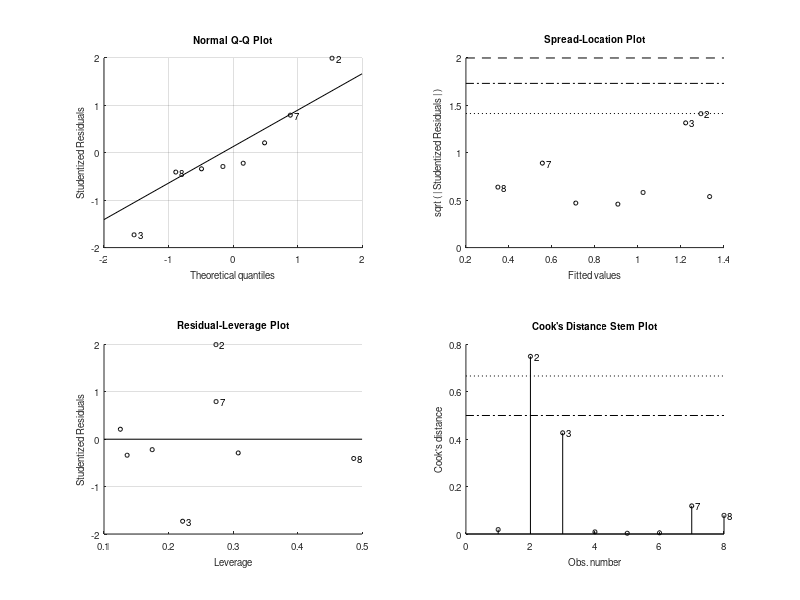
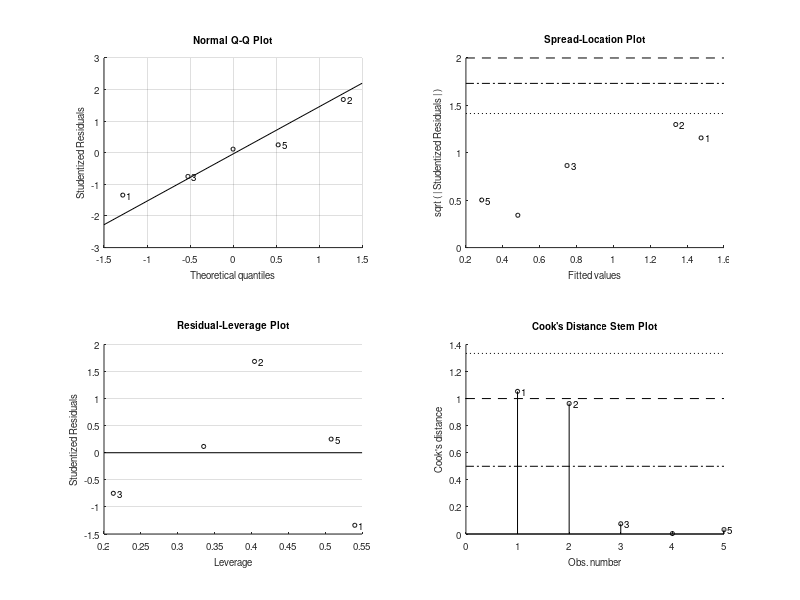

Here is the MATLAB script that generated these plots, in order: (Note: this script raises an error after producing the figures.)
clear alex taylor

taylor(:,1) = [571731.48;577258.98;580978.1;587346.4;591126.5;597353.2;601796.1;608101];
taylor(:,2) = [6737517.35;6733918.68;6730286.9;6730436.4;6724959.2;6730694.1;6734532.2;6736574.4];
taylor(:,3) = [2620;2640;2380;2225;2070;1915;1765;1615];
taylor(:,4) = [3.2;3.7;2.6;2.7;2.4;1.78;1.65;0.91];
taylor(:,5) = [0.407;0.409;0.394;0.364;0.388;0.385;0.390;0.342];
taylor(:,6) = [1.302;1.513;1.024;0.983;0.932;0.685;0.643;0.311];

alex(:,1) = [566453.4;570077.4;595349.9;601424.8;605031];
alex(:,2) = [6727621.2;6732429.7;6741065.2;6753607.6;6762717.2];
alex(:,3) = [2610;2730;2321;2472;2434];
alex(:,6) = [1.30;1.59;0.62;0.50;0.32];
  %  alex = alex(3:end,:);

%% Distance from Divide Regression
% Dt = sqrt((taylor(:,1)-taylor(1,1)).^2+(taylor(:,2)-taylor(1,2)).^2)/1000;
% Da = sqrt((alex(:,1)-taylor(1,1)).^2+(alex(:,2)-taylor(1,2)).^2)/1000;
Dt = sqrt((taylor(:,1)-alex(1,1)).^2+(taylor(:,2)-alex(1,2)).^2)/1000;
Da = sqrt((alex(:,1)-alex(1,1)).^2+(alex(:,2)-alex(1,2)).^2)/1000;

LMt = fitlm(Dt,taylor(:,6));
LMa = fitlm(Da,alex(:,6));

[Ft, Gt] = fit(Dt,taylor(:,6),'poly1');
    CIt = predint(Ft,Dt);
[Fa, Ga] = fit(Da,alex(:,6),'poly1');
    CIa = predint(Fa,Da);


clf
plot(Dt,taylor(:,6),'.', 'MarkerSize',13, 'Color',rgb('DarkCyan')); hold on
    pt = plot(Ft);    set(pt,'Color',rgb('DarkCyan')); set(pt, 'LineWidth',1.5)
    plot(Dt, CIt(:,1),'--', 'Color',rgb('DarkCyan'), 'LineWidth',.2)
    plot(Dt, CIt(:,2),'--','Color',rgb('DarkCyan'), 'LineWidth',.2)

plot(Da,alex(:,6),'.', 'MarkerSize',13, 'Color',rgb('OrangeRed'))
    pa = plot(Fa);   set(pa,'Color',rgb('OrangeRed')); set(pa, 'LineWidth',1.5)
    plot(Da, CIa(:,1), '--','Color',rgb('OrangeRed'), 'LineWidth',.2)
    plot(Da, CIa(:,2),'--','Color',rgb('OrangeRed'), 'LineWidth',.2)

legend([pt,pa],'Taylor1969','Alex2016')
    xlabel('Distance from Sian Camp (km)'); ylabel('SWE (m w.e.)')
    yl = ylim;
    ylim([0, yl(2)]);

%% Elevation Regression

[~, I] =sort(alex(:,3)); 
Ea = [alex(I,3), alex(I,6)];

LMt = fitlm(taylor(:,3),taylor(:,6));
LMa = fitlm(Ea(:,1),Ea(:,2));

[Ft, Gt] = fit(taylor(:,3),taylor(:,6),'poly1');
    CIt = predint(Ft,taylor(:,3));
[Fa, Ga] = fit(Ea(:,1),Ea(:,2),'poly1');
    CIa = predint(Fa,Ea(:,1));


clf
plot(taylor(:,3),taylor(:,6),'.', 'MarkerSize',13, 'Color',rgb('DarkCyan')); hold on
    pt = plot(Ft);    set(pt,'Color',rgb('DarkCyan')); set(pt, 'LineWidth',1.5)
    plot(taylor(:,3), CIt(:,1),'--', 'Color',rgb('DarkCyan'), 'LineWidth',.2)
    plot(taylor(:,3), CIt(:,2),'--','Color',rgb('DarkCyan'), 'LineWidth',.2)

plot(Ea(:,1),Ea(:,2),'.', 'MarkerSize',13, 'Color',rgb('OrangeRed'))
    pa = plot(Fa);   set(pa,'Color',rgb('OrangeRed')); set(pa, 'LineWidth',1.5)
    plot(Ea(:,1), CIa(:,1), '--','Color',rgb('OrangeRed'), 'LineWidth',.2)
    plot(Ea(:,1), CIa(:,2),'--','Color',rgb('OrangeRed'), 'LineWidth',.2)

legend([pt,pa],'Taylor1969','Alex2016')
    xlabel('Elevation (m a.s.l.)'); ylabel('SWE (m w.e.)')
    yl = ylim;
    ylim([0, yl(2)]);